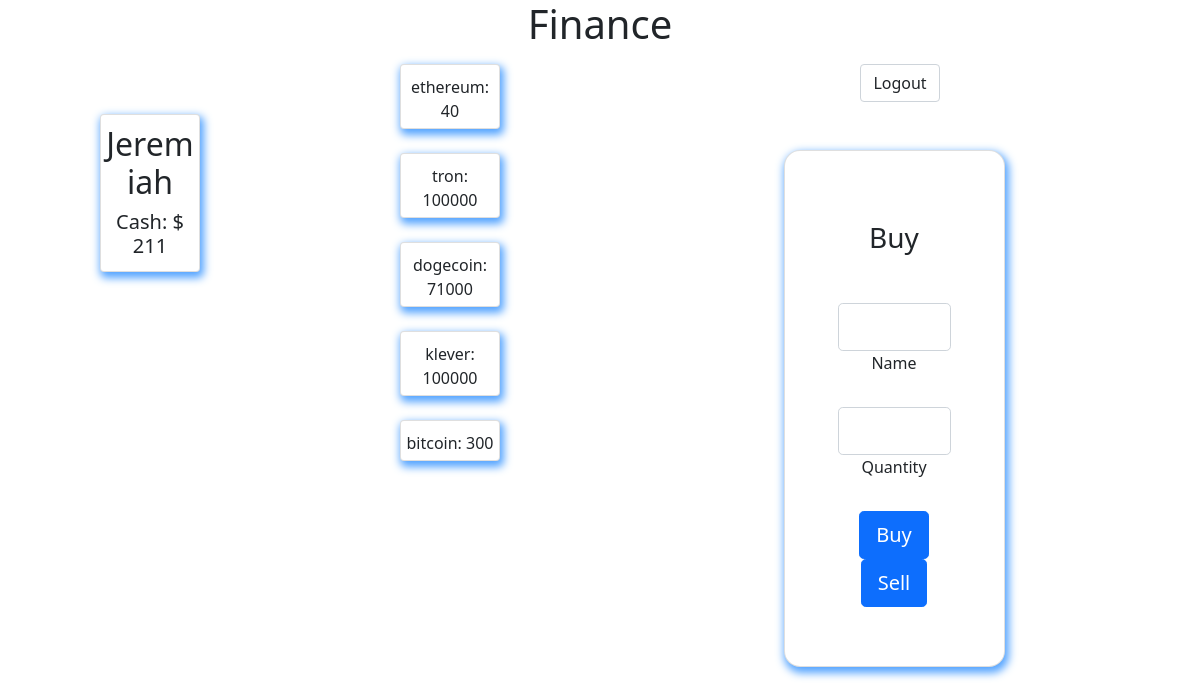
The page / (signed in) on the database its author committed.
### tables this page shows
CREATE TABLE coins(
user_id INTEGER,
name TEXT,
quantity INTEGER
);

### app.py (the view)
@app.route("/")
def main():
     if 'username' not in session:
          return redirect("/login")
     elif session['username'] == "":
          return redirect("/login")
     else:
          users = query_db(f"SELECT * FROM users")
          for i in users:
               if session['username'] != i[2]:
                    pass
               else:
                    username = i[2]
                    break
     cash = query_db(f"SELECT cash FROM users WHERE username == '{session['username']}'")[0][0]
     coins = query_db(f"SELECT name, quantity FROM coins WHERE user_id IN (SELECT id FROM users WHERE username == '{session['username']}')")
     return render_template(
          "index.html",
          username=session['username'],
          coins=coins,
          cash=f"$ {cash}"
          )

### app.py (called while the page is built)
def query_db(text):
     conn = sqlite3.connect("data.db")
     cursor = conn.cursor()
     cursor.execute(f"{text}")
     value = cursor.fetchall()
     conn.commit()
     return value

### templates/index.html (shortened to what this page needs)
<!DOCTYPE html>
<html lang="en">
     <head>
          <link href="/static/styles.css" rel="stylesheet">
          <link href="https://cdn.jsdelivr.net/npm/bootstrap@5.0.2/dist/css/bootstrap.min.css" rel="stylesheet">
          <h1 style="text-align: center;">
          </h1>
     </head>
     <body>
          <center>
               <div class="column" id="bod">
                    <div class="card">
                         <h2>{{ username }}</h2>
                         <h5>Cash: {{cash}}</h5>
                    </div>
               </div>
          </center>
               <div class="column">
               {% for i in coins %}
                    <div class="card">
                         {{ i[0] }}: {{ i[1] }}
                    </div><br>
               {% endfor %}
               </div>
          <form action="/logout">
               <input type="submit" class="form-control mx-auto w-auto" value="Logout">
          </form>
     </body>
     <footer  style="padding-left: 40%;">
          <form method="post">
               <div class="container py-5 h-100">
               <div class="row d-flex justify-content-center align-items-center h-100">
               <div class="col-12 col-md-8 col-lg-6 col-xl-5">
                    <div class="card shadow-2-strong" style="border-radius: 1rem;">
                    <div class="card-body p-5 text-center">
                         <h3 class="mb-5">Buy</h3>
                         <div class="form-outline mb-4">
                         <input type="text" name="name" class="form-control form-control-lg" />
                         <label class="form-label" for="typeEmailX-2">Name</label>
                         </div>
                         <div class="form-outline mb-4">
                         <input type="number" name="quantity" class="form-control form-control-lg" />
                         <label class="form-label" for="typePasswordX-2">Quantity</label>
                         </div>
                         <input class="btn btn-primary btn-lg btn-block" type="submit" value="Buy" formaction="/buy">
                         <input class="btn btn-primary btn-lg btn-block" type="submit" value="Sell" formaction="/sell">
                    </div>
                    </div>
               </div>
               </div>
               </div>
          </form>
     </footer>
</html>

### static/styles.css (style rules this page uses)
* { box-sizing: border-box; }
body { font-family: Arial, Helvetica, sans-serif; }
.column { float: left; width: 25%; padding: 0 100px; }
.row { margin: 0 -5px; }
.row:after { content: ""; display: table; clear: both; }
.card { box-shadow: 2px 4px 8px 2px rgb(84, 164, 255); padding: 5px; text-align: center; background-color: #f1f1f1; padding-bottom: 5%; padding-top: 10%; }
#bod { padding-left: 100px; padding-top: 50px; padding-right: 100px; padding-bottom: 100px; }

### rows shown on the page
coins: name "ethereum", quantity "40"
coins: name "tron", quantity "100000"
coins: name "dogecoin", quantity "71000"
coins: name "klever", quantity "100000"
coins: name "bitcoin", quantity "300"

### other values the page prints
{{ username }} "Jeremiah"
{{ cash }} "$ 211"
